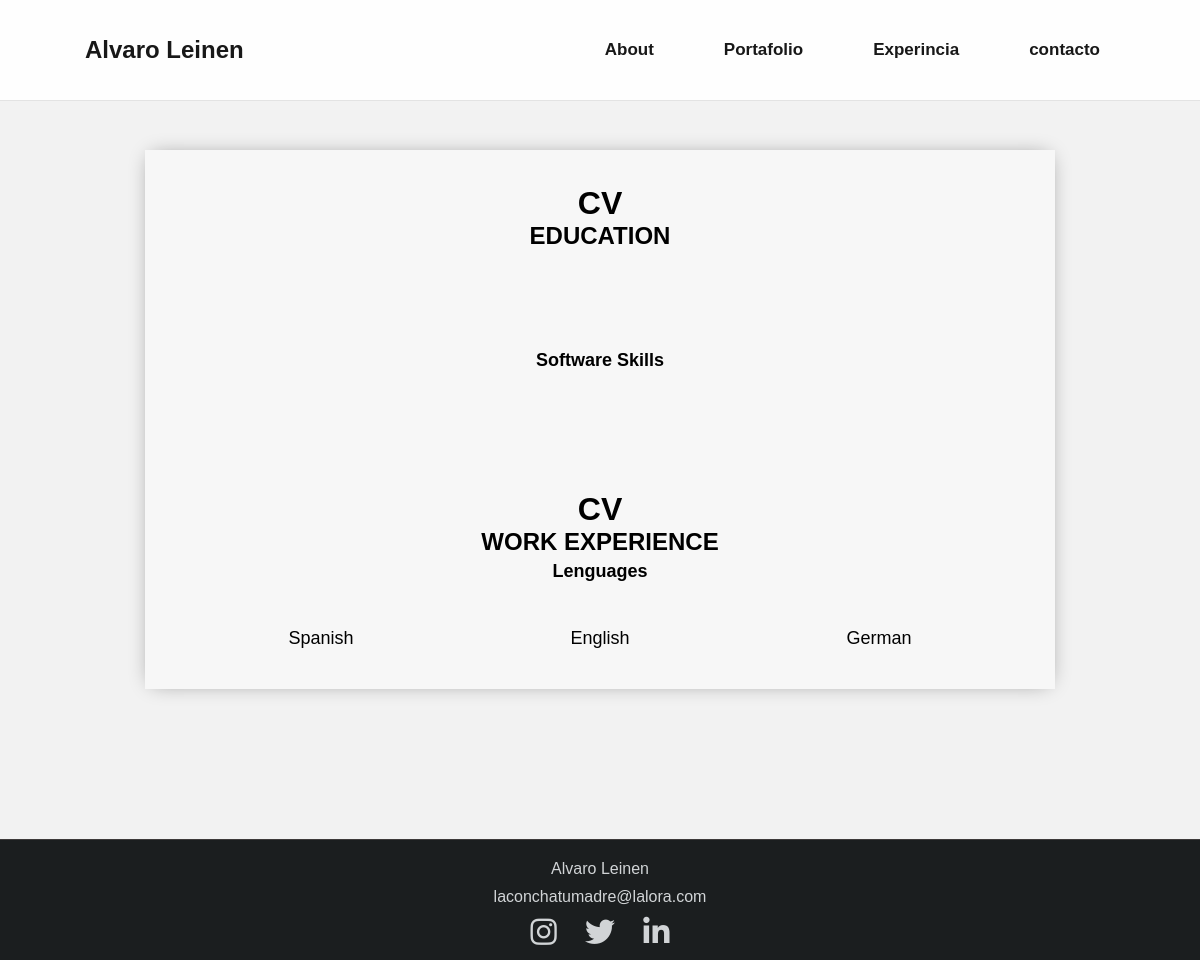
The app's page /cv/, older data.
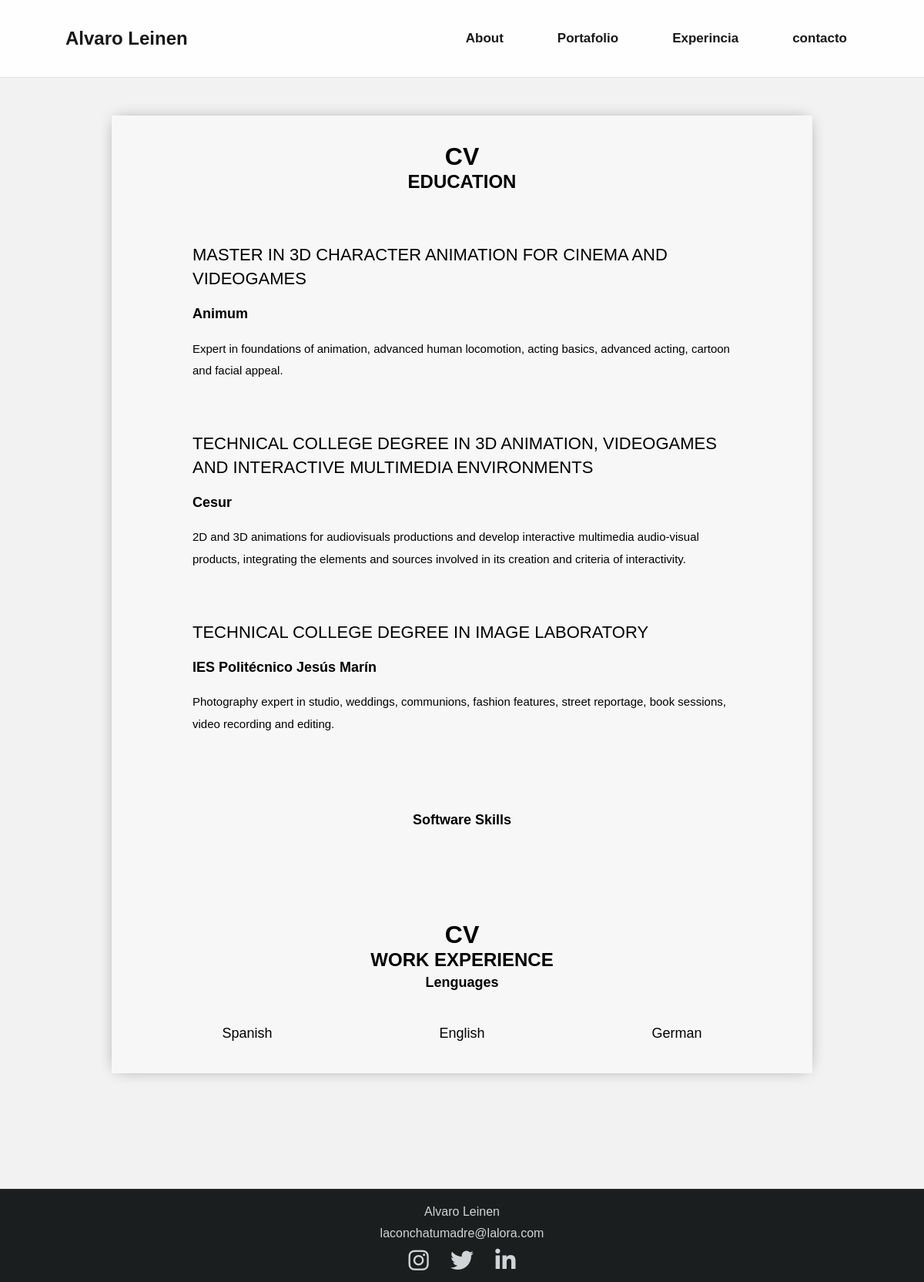
The same page, newer data.
### app/models.py (models this page shows)
class CV(models.Model):
    title=models.CharField(max_length=150,verbose_name="Titulo/trabajo")
    subtitle=models.CharField(max_length=150,verbose_name="Lugar")
    description=models.TextField(verbose_name="Descripcion")
    start_date=models.DateField(verbose_name="Inicio")
    finish_date=models.DateField(verbose_name="Finalizacion")
    public=models.BooleanField(verbose_name="Activo")
    education=models.BooleanField(verbose_name="Titulo_educativo",default='False')
    class Meta():
        verbose_name="Experiencia y estudio"
        verbose_name_plural="Experiencia y estudio"

### app/views.py (the view)
# urls.py: path('cv/',app.views.cv_handler,name='cv'),
def cv_handler(request):
    education=CV.objects.filter(public=True,education=True)
    works=CV.objects.filter(public=True,education=False)
    skills=Software_Skill.objects.filter(public=True)
    def order_skills(skills):
        left=[]
        right=[]
        x=len(skills)
        for skill in skills:
            if x%2 ==0:
                left.append(skill)
            else:
                right.append(skill)
            x-=1
        skills={'right':right,'left':left}
        return skills
    return render(request,'cv.html',{
        'studies':education,
        'works':works,
        'skills':order_skills(skills),
    })

### app/templates/cv.html (shortened to what this page needs)
{% extends 'layout.html' %}
{% block content %}
    <body class="cv">
        <div class="cv_wrapper">
            <div class="studies_wrapper">
                <div class="title_wrapper">
                    <h1>CV</h1>
                    <h2>EDUCATION</h2>
                </div>
                    {% for study in studies %}
                    <div class="studies">
                        <h2>{{study.title}}</h2>
                        <h3>{{study.subtitle}}</h3>
                        <p>{{study.description}}</p>
                    </div>
                    {% endfor %}
            </div>
            <div class="skills_wrapper">
                <div class="title_wrapper">
                    <h3 >Software Skills</h3>
                </div>
            </div>
            <div class="works_wrapper">
                <div class="title_wrapper">
                    <h1>CV</h1>
                    <h2>WORK EXPERIENCE</h2>
                </div>
            </div>
            <div class="langs_wrapper">
                <h3>Lenguages</h3>
                <div class="languages">
                    <ul>
                        <li>Spanish</li>
                        <li>English</li>
                        <li>German</li>
                    </ul>
                </div>
            </div>
        </div>
    </body>
{% endblock content %}

### app/templates/layout.html (shortened to what this page needs)
{% load static %}
<!DOCTYPE html>
<html lang="en">
<head>
    <link rel="stylesheet" type="text/css" href="{% static 'css/styles.css' %}">
    <link rel="stylesheet" href="{% static 'css/owl.carousel.min.css' %}">
    <link rel="stylesheet" href="{% static 'css/owl.theme.default.min.css' %}">
</head>
<body id="leinen_web">
    <header>
        <div class="title_wrapper">
            <h2><a href="{% url 'home' %}">Alvaro Leinen</a></h2>
        </div>
        <nav>
            <ul>
                <li>
                <a href="{% url 'about' %}">About</a>
                </li>
                <li>
                    <a href="{% url 'portfolio' %}">Portafolio</a>
                </li>
                <li>
                    <a href="{% url 'cv' %}">Experincia</a>
                </li>
                <li>
                    <a href="{% url 'contacto' %}">contacto</a>
                </li>
            </ul>
        </nav>
    </header>
    <div id="block">
        {% block content %}{% endblock %}
    </div>
    <footer>
        <div class="title">Alvaro Leinen</div>
        <div class="mail">laconchatumadre@lalora.com</div>
        <div class="social">
            <a href="">
                <i class="fa-brands fa-instagram"></i>
            </a>
            <a href="">
                <i class="fa-brands fa-twitter"></i>
            </a>
            <a href="">
                <i class="fa-brands fa-linkedin-in"></i>
            </a>
        </div>
    </footer>
</body>
</html>

### app/static/css/styles.css (style rules this page uses)
header { width: 100%; margin: 0 auto; height: 100px; display: flex; justify-content: space-between; align-items: center; position: fixed; top: 0; z-index: 1; transition: all .4s; color: black; background-color: white; border-bottom: 1px solid #e1e1e1; opacity: .9; }
header .title_wrapper a { text-decoration: none; color: black; }
header nav { height: fit-content; padding-right: 65px; font-size: 15px; }
header nav ul { list-style: none; text-decoration: none; }
header nav ul li { line-height: 40px; float: left; transition: all .4s; }
header nav ul li a { padding: 0px 35px; color: black; font-weight: bold; font-size: 17px; transition: all .4s; }
header .title_wrapper { padding: 0px 85px; }
* { margin: 0px; padding: 0px; font-family: Helvetica, sans-serif; text-decoration: none; }
body { background-color: #f2f2f2; }
footer { width: 100%; position: absolute; padding-bottom: 10px; padding-top: 10px; background-color: #1b1e1f; border-top: 1px solid #3e3a3a; color: #d1d4d6; text-align: center; }
footer div { margin: 0 auto; width: 30%; margin-top: 10px; }
footer .social { width: 50%; font-size: 30px; }
footer .social a { margin: auto 10px; }
footer .social a i { color: #d1d4d6; }
#block { width: 100%; min-height: fit-content; margin: 0 auto; position: relative; }
.cv #block { margin: 150px 0; }
.cv #block .cv_wrapper { width: 70%; margin: 0 auto; padding: 35px; background-color: #f7f7f7; box-shadow: 0 0 20px -7px #0000007a; }
.cv #block .cv_wrapper .studies_wrapper, .cv #block .cv_wrapper .works_wrapper { margin: 0 auto; }
.cv #block .cv_wrapper .studies_wrapper .title_wrapper, .cv #block .cv_wrapper .works_wrapper .title_wrapper { text-align: center; }
.cv #block .cv_wrapper .studies_wrapper .studies, .cv #block .cv_wrapper .studies_wrapper .works, .cv #block .cv_wrapper .works_wrapper .studies, .cv #block .cv_wrapper .works_wrapper .works { margin: 65px auto; max-width: 700px; }
.cv #block .cv_wrapper .studies_wrapper .studies h2, .cv #block .cv_wrapper .studies_wrapper .works h2, .cv #block .cv_wrapper .works_wrapper .studies h2, .cv #block .cv_wrapper .works_wrapper .works h2 { font-size: 22px; font-weight: 500; line-height: 1.41; }
.cv #block .cv_wrapper .studies_wrapper .studies h3, .cv #block .cv_wrapper .studies_wrapper .works h3, .cv #block .cv_wrapper .works_wrapper .studies h3, .cv #block .cv_wrapper .works_wrapper .works h3 { margin: 15px 0; font-size: 18px; line-height: 1.75; font-weight: 600; }
.cv #block .cv_wrapper .studies_wrapper .studies p, .cv #block .cv_wrapper .studies_wrapper .works p, .cv #block .cv_wrapper .works_wrapper .studies p, .cv #block .cv_wrapper .works_wrapper .works p { font-size: 15px; line-height: 1.88; }
.cv #block .cv_wrapper .langs_wrapper { text-align: center; }
.cv #block .cv_wrapper .langs_wrapper h3 { font-size: 18px; line-height: 1.75; }
.cv #block .cv_wrapper .langs_wrapper .languages { margin-top: 35px; }
.cv #block .cv_wrapper .langs_wrapper .languages ul { display: flex; justify-content: space-around; list-style: none; }
.cv #block .cv_wrapper .langs_wrapper .languages ul li { font-size: 18px; line-height: 1.75; }
.cv #block .cv_wrapper .skills_wrapper { margin: 100px 0; }
.cv #block .cv_wrapper .skills_wrapper .title_wrapper { display: flex; justify-content: center; margin-bottom: 20px; }
.cv #block .cv_wrapper .skills_wrapper .title_wrapper h3 { font-size: 18px; }

Row changes from the older to the newer data that the page shows:
added CV: title "MASTER IN 3D CHARACTER ANIMATION FOR CINEMA AND VIDEOGAMES", subtitle "Animum", description "Expert in foundations of animation, advanced human locomotion, acting basics, advanced acting, cartoon and facial appeal."
added CV: title "TECHNICAL COLLEGE DEGREE IN 3D ANIMATION, VIDEOGAMES AND INTERACTIVE MULTIMEDIA ENVIRONMENTS", subtitle "Cesur", description "2D and 3D animations for audiovisuals productions and develop interactive multimedia audio-visual products, integrating the elements and sources involved in its creation and criteria of interactivity."
added CV: title "TECHNICAL COLLEGE DEGREE IN IMAGE LABORATORY", subtitle "IES Politécnico Jesús Marín", description "Photography expert in studio, weddings, communions, fashion features, street reportage, book sessions, video recording and editing."
